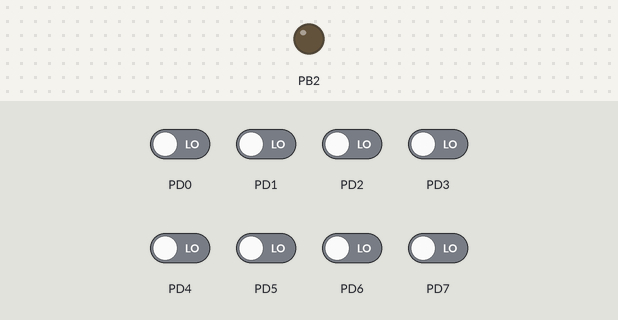
This program was run on a simulated ATmega328P, built with avr-gcc and emulated at 16 MHz. On the bench: output pins drawn as LEDs (lit = HIGH). Inputs (shaded band) come from the test bench; at power-on: PD0–7 LOW.

Above: at 1.2 s.
1.3 s: PD2 driven HIGH
At 2.1 s:
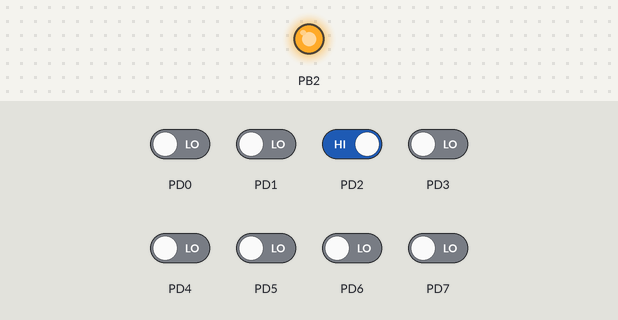
2.8 s: PD2 driven LOW
At 3.6 s:
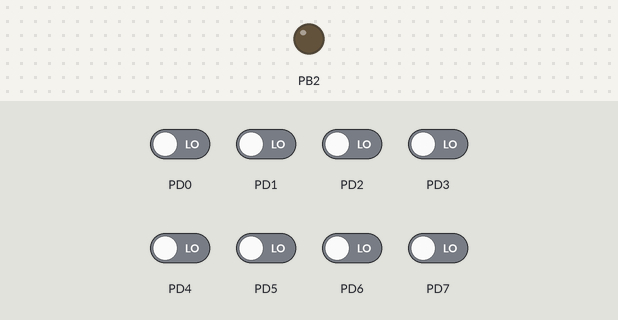
4.8 s: PD3 driven HIGH
At 6.0 s:
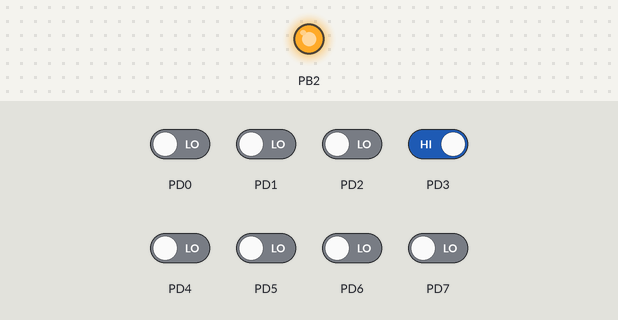
Timing chart, 0 to 7.8 s (numbered marks = the images above; inputs shaded):
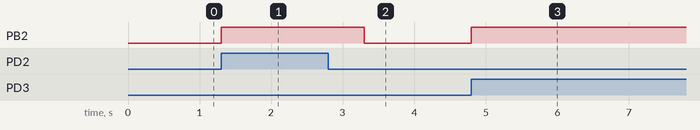

The program:

main.c
```c
/*
 * CPE301_Assignment2_Part2C.c
 *
 * Created: 3/4/2018 10:47:34 AM
 * Author : Monty Sourjah
 */


#define F_CPU 16000000	//Clock frequency

#include <avr/io.h>	// io header file
#include <util/delay.h> // delay header file


int main(void)
{
    /* Replace with your application code */
	DDRB = 0b00000100; // set PORTB.2 to output
	PORTD = 0; // Enable pull up resistors on port D
	DDRD = 0b00000000; // Set port D to all inputs
    while (1)
    {
		if (PIND >> 2) // if PIND2 is 1
		{
			PORTB = 0b00000100; // SET PORTB2 to 1
			_delay_ms(1000); // wait 1s
			PORTB = 0; // Set PORTB2 to 0
		}
    }
}
```

Measured:
- after the input at 1.3 s, PB2: LOW → HIGH at once
- after the input at 2.8 s, PB2: HIGH → LOW after 0.50 s
- after the input at 4.8 s, PB2: LOW → HIGH at once
